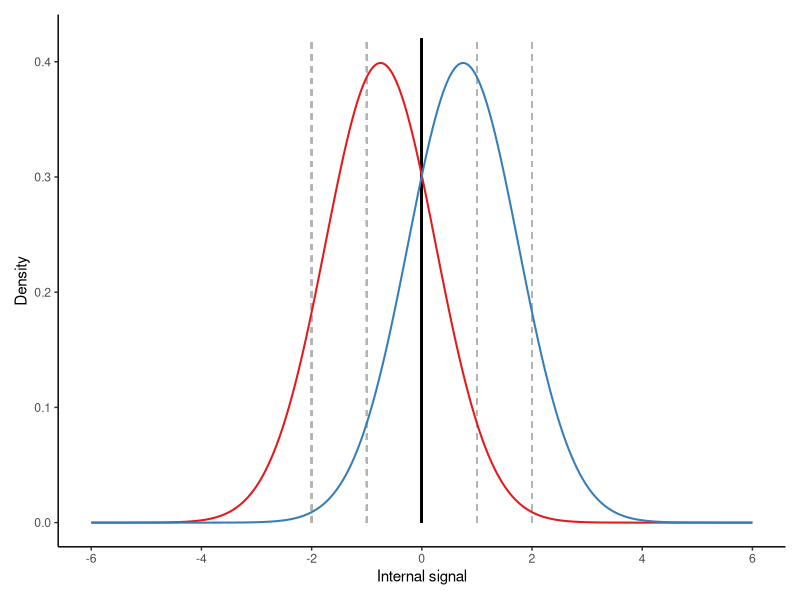

The R script that drew this image:
library(tidyverse)
library(cowplot)
library(patchwork)

x_vals <- seq(-6, 6, length.out = 1000)
df <- tibble(
  x = x_vals,
  density_1 = dnorm(x_vals, mean = -0.75, sd = 1),
  density_2 = dnorm(x_vals, mean =  0.75, sd = 1)
) %>%
  pivot_longer(cols = starts_with("density"),
               names_to = "distribution", values_to = "density")

labels <- c("―CW―", "―CCW―") 
x_pos  <- c(-0.60, 1.38)

color_1 <- "#E41A1C"
color_2 <- "#377EB8"

p1 <- ggplot(df, aes(x = x, y = density, color = distribution)) +
  geom_segment(x =  0,   xend =  0,   y = 0, yend = 0.42, linetype = "solid",  color = "black",  size = 0.6) +
  geom_segment(x = -1, xend = -1, y = 0, yend = 0.42, linetype = "dashed", color = "grey70", size = 0.5) +
  geom_segment(x = -2, xend = -2, y = 0, yend = 0.42, linetype = "dashed", color = "grey70", size = 0.5) +
  geom_segment(x =  1, xend =  1, y = 0, yend = 0.42, linetype = "dashed", color = "grey70", size = 0.5) +
  geom_segment(x =  2, xend =  2, y = 0, yend = 0.42, linetype = "dashed", color = "grey70", size = 0.5) +
  geom_line(size = 0.7, alpha = 1) +
  annotate(
    "text",
    fontface = "bold",
    x = x_pos,
    y = 1,
    label = labels) +
  scale_color_manual(values = c("density_1" = color_1, "density_2" = color_2)) +
  scale_x_continuous(breaks = seq(-6, 6, by = 2), limits = c(-6, 6)) +
  scale_y_continuous(limits = c(0, 0.42)) +
  labs(x = "Internal signal", y = "Density") +
  theme_classic(base_size = 11) +
  theme(legend.position = "none")

g1 <- list(p1)
g1 <- lapply(g1, function(p) {
  p + theme(
    legend.position = "none",
    plot.margin = margin(t = 5, r = 5, b = 5, l = 5, unit = "pt")
  )
})

sdt <- wrap_plots(g1, nrow = 1)
ggsave("sdt.png", sdt, width = 2.1, height = 2, dpi = 300)
